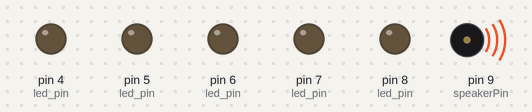
This sketch was run on a simulated Arduino Uno, built with avr-gcc and run on an emulated ATmega328P. On the bench: output pins drawn as LEDs (lit = HIGH), buzzer (waves = sounding, pin HIGH). Storage starts empty; the audio player accepts every command and is not drawn.

Above: at 0.1 s.
At 5.1 s:
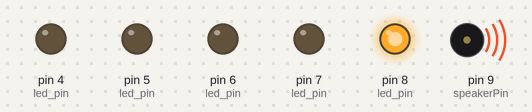
At 10.1 s:
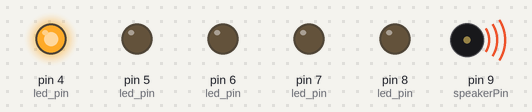
At 15.1 s:
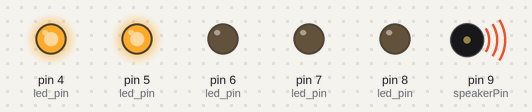
At 25.1 s:
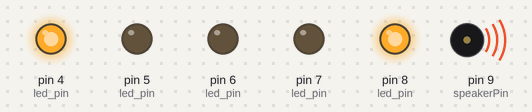
At 35.1 s:
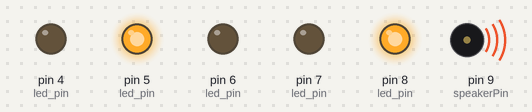
Timing chart, 0 to 36.6 s (numbered marks = the images above):
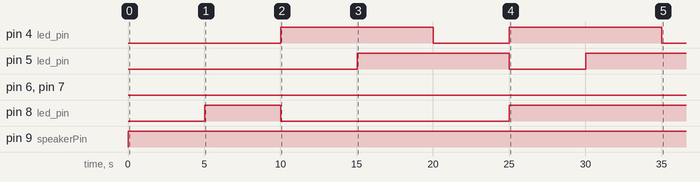

The sketch:

learning_mode.ino
```cpp
#include "SD.h"
#define SD_ChipSelectPin 10
#include "TMRpcm.h"
#include "SPI.h"

TMRpcm tmrpcm;

const int led_pin[3][2] = { {9, 4},{8, 5},{7, 6} };
const int dT = 5000;
const int a[3][2] = { {1, 0},{0, 0},{0, 0} };
const int b[3][2] = { {1, 0},{1, 0},{0, 0} };
const int c[3][2] = { {1, 1},{0, 0},{0, 0} };
const int d[3][2] = { {1, 1},{0, 1},{0, 0} };
const int e[3][2] = { {1, 0},{0, 1},{0, 0} };
const int f[3][2] = { {1, 1},{1, 0},{0, 0} };
const int g[3][2] = { {1, 1},{1, 1},{0, 0} };
const int h[3][2] = { {1, 0},{1, 1},{0, 0} };
const int i[3][2] = { {0, 1},{1, 0},{0, 0} };
const int j[3][2] = { {0, 1},{1, 1},{0, 0} };
const int k[3][2] = { {1, 0},{0, 0},{1, 0} };
const int l[3][2] = { {1, 0},{1, 0},{1, 0} };
const int m[3][2] = { {1, 1},{0, 0},{1, 0} };
const int n[3][2] = { {1, 1},{0, 1},{1, 0} };
const int o[3][2] = { {1, 0},{0, 1},{1, 0} };
const int p[3][2] = { {1, 1},{1, 0},{1, 0} };
const int q[3][2] = { {1, 1},{1, 1},{1, 0} };
const int r[3][2] = { {1, 0},{1, 1},{1, 0} };
const int s[3][2] = { {0, 1},{1, 0},{1, 0} };
const int t[3][2] = { {0, 1},{1, 1},{1, 0} };
const int u[3][2] = { {1, 0},{0, 0},{1, 1} };
const int v[3][2] = { {1, 0},{1, 0},{1, 1} };
const int w[3][2] = { {0, 1},{1, 1},{0, 1} };
const int x[3][2] = { {1, 1},{0, 0},{1, 1} };
const int y[3][2] = { {1, 1},{0, 1},{1, 1} };
const int z[3][2] = { {1, 0},{0, 1},{1, 1} };
const int (*const letters[])[2] = { a, b, c, d, e, f, g, h, i, j, k, l, m, n, o, p, q, r, s, t, u, v, w, x, y, z };
const String le[] = {"a","b","c","d","e","f","g","h","i","j","k","l","m","n","o","p","q","r","s","t","u","v","w","x","y","z"};

void setup() {
  for (int i = 0; i < 3; i++) {
    for (int j = 0; j < 2; j++) {
      pinMode(led_pin[i][j], OUTPUT);
    }
  }
  tmrpcm.speakerPin=9;
  Serial.begin(9600);
  if(!SD.begin(SD_ChipSelectPin))
  {
  Serial.println("SD fail");
  return;
  }
  tmrpcm.setVolume(5);

}

void displayLetter(const int (*pattern)[2]) {
  for (int i = 0; i < 3; i++) {
    for (int j = 0; j < 2; j++) {
      digitalWrite(led_pin[i][j], pattern[i][j]);
    }
  }
}

void loop() {
  for (int k = 0; k < 26; k++) {
    tmrpcm.play((le[k]+".wav").c_str());
    displayLetter(letters[k]);
    delay(dT);
  }
}
```

Measured:
- by itself, pin 4 (led_pin): alternates HIGH for 10.0 s and LOW for 5.0 s
- by itself, pin 5 (led_pin): LOW → HIGH at 15.0 s, → LOW 10.0 s later, → HIGH 5.0 s later
- by itself, pin 8 (led_pin): LOW → HIGH at 5.0 s, → LOW 5.0 s later, → HIGH 15.0 s later
- by itself, pin 9 (speakerPin): LOW → HIGH at 0.02 s
